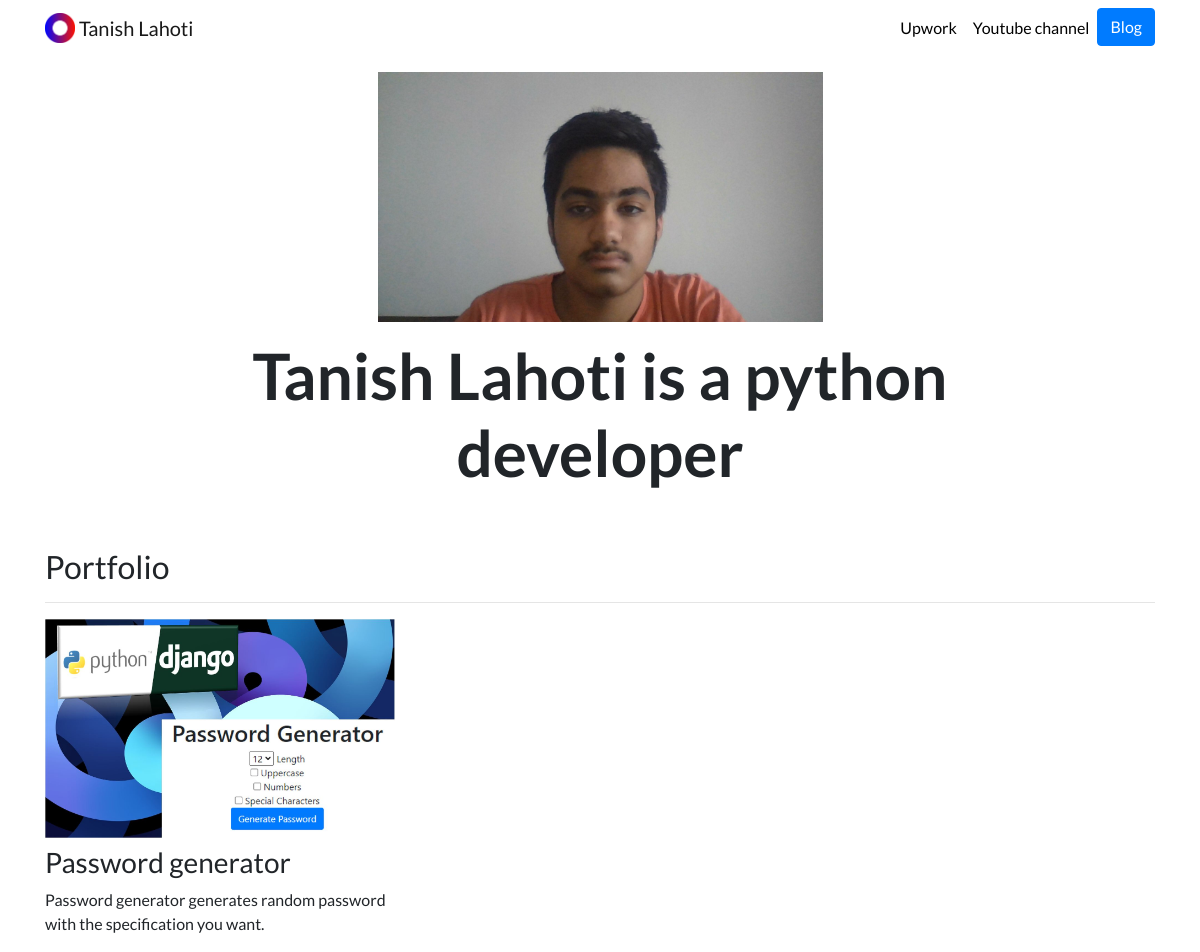
The page / on the database its author committed.
### portfolio/models.py (models this page shows, shortened)
class Project(models.Model):
    title = models.CharField(max_length=100)
    description = models.CharField(max_length=250)
    image = models.ImageField(upload_to='portfolio/images/')
    url = models.URLField(blank=True)

### portfolio/views.py (the view)
# urls.py: 2. Add a URL to urlpatterns:  path('', views.home, name='home')
def home(request):
    projects = Project.objects.all()
    return render(request, 'portfolio/home.html', {'projects':projects})

### portfolio/templates/portfolio/home.html
{% extends "portfolio/base.html" %}
{% load static %}
{% block content %}
<div class="row justify-content-center my-3">
  <div class="col-5">
    <img src="{% static 'portfolio/WIN_20210322_16_01_55_Pro.jpg' %}" class="img-fluid">
  </div>
</div>
<div class="row justify-content-center mb-3">
  <div class="col-md-9 text-center">
    <h1 id="hometext" class="font-weight-bold">Tanish Lahoti is a python developer</h1>
  </div>
</div>
<h2 class="mt-5">Portfolio</h2>
<hr>
<div class="row">
  {% for project in projects %}
  <div class="col-lg-4 col-md-6">
    {% if project.url %}
    <a href="{{ project.url }}">
      <img src="{{ project.image.url }}" class="img-fluid mb-2">
    </a>
    {% else %}
    <img src="{{ project.image.url }}" class="img-fluid mb-2">
    {% endif %}
    <h3>{{ project.title }}</h3>
    <p>{{ project.description }}</p>
  </div>
  {% endfor %}
</div>
{% endblock %}

### portfolio/templates/portfolio/base.html (shortened to what this page needs)
{% load static %}
<html lang="en">
<head>
  <link rel="stylesheet" href="https://stackpath.bootstrapcdn.com/bootstrap/4.4.1/css/bootstrap.min.css">
  <link rel="stylesheet" href="{% static 'portfolio/custom.css' %}">
</head>
<body>
  <nav id="topNav" class="navbar navbar-expand-md navbar-light">
    <div class="container">
      <a class="navbar-brand" href="{% url 'home' %}">
        <img src="{% static 'portfolio/Logo.png' %}" width="30" height="30" class="d-inline-block align-top" alt="Tanish's Logo">
        <span>Tanish Lahoti</span>
      </a>
      <div class="collapse navbar-collapse text-center" id="navbarNav">
        <ul class="navbar-nav ml-auto">
          <li class="nav-item">
            <a class="nav-link" href="https://www.upwork.com/o/profiles/users/~018760c72ff1592e13/" target="_blank">Upwork</a>
          </li>
          <li class="nav-item">
            <a class="nav-link" href="{% url 'youtube:home' %}" target="_blank">Youtube channel</a>
          </li>
          <li>
            <a role="button" href="{% url 'blog:all_blogs' %}" class="btn btn-primary">Blog</a>
          </li>
        </ul>
      </div>
    </div>
  </nav>
  <div class="container">
    {% block content %}{% endblock %}
  </div>
</body>
</html>

### portfolio/static/portfolio/custom.css (style rules this page uses)
.navbar-nav .nav-link { color: rgba(0,0,0,1) !important; }
body { font-family: 'Lato', sans-serif; }
@media (min-width: 992px) { #hometext { font-size: 4rem; } }

### rows shown on the page
Project: image (picture), title "Password generator", description "Password generator generates random password with the specification you want."
